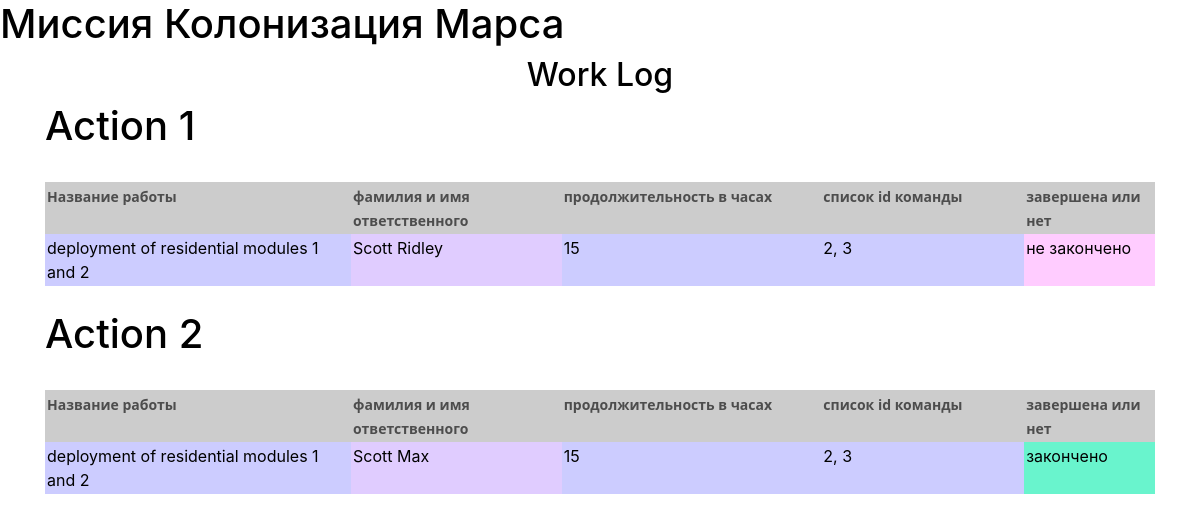
The page / on the database its author committed.
### data/jobs.py (models this page shows)
class Jobs(SqlAlchemyBase):
    __tablename__ = 'jobs'
    id = sqlalchemy.Column(sqlalchemy.Integer,
                           primary_key=True, autoincrement=True)
    job = sqlalchemy.Column(sqlalchemy.String, nullable=True)
    work_size = sqlalchemy.Column(sqlalchemy.Integer, nullable=True)
    collaborators = sqlalchemy.Column(sqlalchemy.String, nullable=True)
    start_date = sqlalchemy.Column(sqlalchemy.DateTime,
                                   default=datetime.datetime.now)
    end_date = sqlalchemy.Column(sqlalchemy.DateTime,
                                 default=datetime.datetime.now)
    is_finished = sqlalchemy.Column(sqlalchemy.Boolean, default=True)
    team_leader = sqlalchemy.Column(sqlalchemy.Integer,
                                    sqlalchemy.ForeignKey("users.id"))
    user = orm.relation('User')

### data/users.py (models this page shows)
class User(SqlAlchemyBase):
    __tablename__ = 'users'
    id = sqlalchemy.Column(sqlalchemy.Integer,
                           primary_key=True, autoincrement=True)
    surname = sqlalchemy.Column(sqlalchemy.String, nullable=True)
    name = sqlalchemy.Column(sqlalchemy.String, nullable=True)
    age = sqlalchemy.Column(sqlalchemy.Integer, nullable=True)
    position = sqlalchemy.Column(sqlalchemy.String, nullable=True)
    speciality = sqlalchemy.Column(sqlalchemy.String, nullable=True)
    address = sqlalchemy.Column(sqlalchemy.String, nullable=True)
    email = sqlalchemy.Column(sqlalchemy.String,
                              index=True, unique=True, nullable=True)
    hashed_password = sqlalchemy.Column(sqlalchemy.String, nullable=True)
    modified_date = sqlalchemy.Column(sqlalchemy.DateTime,
                                      default=datetime.datetime.now)

### main.py (the view)
@app.route("/")
def index():
    db_sess = db_session.create_session()
    data = db_sess.query(Jobs).all()
    return render_template("news.html", data=data)

### data/db_session.py (called while the page is built)
def create_session() -> Session:
    global __factory
    return __factory()

### templates/news.html (shortened to what this page needs)
{% extends "base.html" %}
{% block content %}
<div align="center">
<h2>Work Log</h2>
</div>
{% for elem in data %}
<body style="color: rgb(0, 0, 0); background-color: rgb(255, 255, 255);">
<h1>Action {{ elem.id }}</h1>
<br>
    <table style="text-align: left; width: 100%; height: 96px;" border="0"
           cellpadding="2" cellspacing="2">
        <tbody>
        <tr>
            <td
                    style="vertical-align: top; background-color: rgb(204, 204, 204); width: 321px;"><strong
                    style="color: rgb(77, 77, 77); font-family: &quot;YS Text&quot;,system-ui,-apple-system,&quot;Segoe UI&quot;,Roboto,Ubuntu,Cantarell,&quot;Noto Sans&quot;,sans-serif; font-size: 14px; font-style: normal; letter-spacing: normal; orphans: 2; text-align: start; text-indent: 0px; text-transform: none; white-space: normal; widows: 2; word-spacing: 0px;">Название
                работы</strong></td>
            <td
                    style="vertical-align: top; background-color: rgb(204, 204, 204); width: 217px;"><strong
                    style="color: rgb(77, 77, 77); font-family: &quot;YS Text&quot;,system-ui,-apple-system,&quot;Segoe UI&quot;,Roboto,Ubuntu,Cantarell,&quot;Noto Sans&quot;,sans-serif; font-size: 14px; font-style: normal; letter-spacing: normal; orphans: 2; text-align: start; text-indent: 0px; text-transform: none; white-space: normal; widows: 2; word-spacing: 0px;">фамилия
                и имя ответственного</strong></td>
            <td
                    style="vertical-align: top; background-color: rgb(204, 204, 204); width: 267px;"><strong
                    style="color: rgb(77, 77, 77); font-family: &quot;YS Text&quot;,system-ui,-apple-system,&quot;Segoe UI&quot;,Roboto,Ubuntu,Cantarell,&quot;Noto Sans&quot;,sans-serif; font-size: 14px; font-style: normal; letter-spacing: normal; orphans: 2; text-align: start; text-indent: 0px; text-transform: none; white-space: normal; widows: 2; word-spacing: 0px;">продолжительность
                в часах</strong></td>
            <td
                    style="vertical-align: top; background-color: rgb(204, 204, 204); width: 212px;"><strong
                    style="color: rgb(77, 77, 77); font-family: &quot;YS Text&quot;,system-ui,-apple-system,&quot;Segoe UI&quot;,Roboto,Ubuntu,Cantarell,&quot;Noto Sans&quot;,sans-serif; font-size: 14px; font-style: normal; letter-spacing: normal; orphans: 2; text-align: start; text-indent: 0px; text-transform: none; white-space: normal; widows: 2; word-spacing: 0px;">список
                id команды</strong></td>
            <td
                    style="vertical-align: top; background-color: rgb(204, 204, 204); width: 134px;"><strong
                    style="color: rgb(77, 77, 77); font-family: &quot;YS Text&quot;,system-ui,-apple-system,&quot;Segoe UI&quot;,Roboto,Ubuntu,Cantarell,&quot;Noto Sans&quot;,sans-serif; font-size: 14px; font-style: normal; letter-spacing: normal; orphans: 2; text-align: start; text-indent: 0px; text-transform: none; white-space: normal; widows: 2; word-spacing: 0px;">завершена
                или нет</strong></td>
        </tr>
        <tr>
            <td
                    style="vertical-align: top; width: 321px; height: 35px; background-color: rgb(204, 204, 255);"> {{ elem.job }}<br>
            </td>
            <td
                    style="vertical-align: top; width: 217px; height: 35px; background-color: rgb(224, 204, 255);"> {{elem.user.surname}} {{ elem.user.name }} <br>
            </td>
            <td
                    style="vertical-align: top; width: 267px; height: 35px; background-color: rgb(204, 204, 255);"> {{elem.work_size}} <br>
            </td>
            <td
                    style="vertical-align: top; width: 212px; height: 35px; background-color: rgb(204, 204, 255);"> {{ elem.collaborators }} <br>
            </td>
            <td
                    {% if elem.is_finished == False %}
                        style="vertical-align: top; width: 134px; height: 35px; background-color: rgb(255, 204, 255);"> не закончено <br>
                    {% else %}
                        style="vertical-align: top; width: 134px; height: 35px; background-color: rgb(105, 244, 205);"> закончено <br>
                    {% endif %}
            </td>
        </tr>
        </tbody>
    </table>
<br>
</body>
{% endfor %}
{% endblock %}

### templates/base.html (shortened to what this page needs)
<!doctype html>
<html lang="en">
<head>
    <link rel="stylesheet"
          href="https://stackpath.bootstrapcdn.com/bootstrap/4.4.1/css/bootstrap.min.css"
>
</head>
<body>
    <h1> Миссия Колонизация Марса </h1>
    <main role="main" class="container">
    {% block content %}{% endblock %}
    </main>
</body>
</html>

### rows shown on the page
Jobs: id "1", job "deployment of residential modules 1 and 2", user.surname "Scott", user.name "Ridley", work_size "15", collaborators "2, 3", is_finished "не закончено"
Jobs: id "2", job "deployment of residential modules 1 and 2", user.surname "Scott", user.name "Max", work_size "15", collaborators "2, 3", is_finished "закончено"
